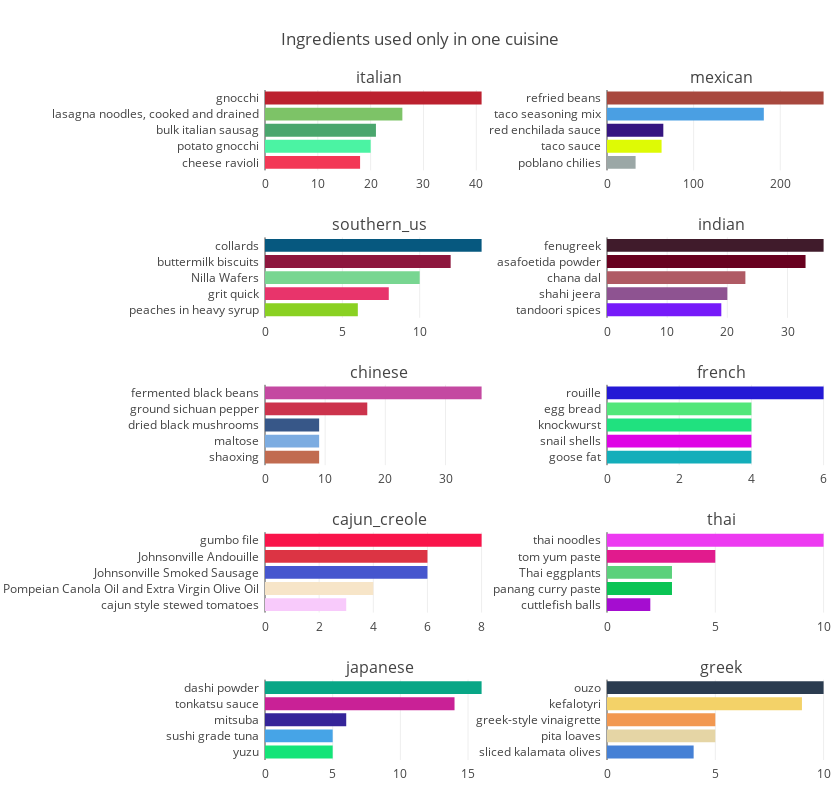

Write notebook code for a chart like this one.
### Code cell
# Визуализация характерных ингредиентов для первых 10 кухонь
labels = [i for i in train_data.cuisine.value_counts().index][0:10]
totalPlot = 10
y = [[item]*2 for item in range(1,10)]
y = list(chain.from_iterable(y))
z = [1,2]*int((totalPlot/2))

fig = tools.make_subplots(rows= 5, cols=2, subplot_titles= labels, 
                          specs = [[{}, {}],[{}, {}],[{}, {}],[{}, {}],[{}, {}]],  
                          horizontal_spacing = 0.20)
traces = []
for i,e in enumerate(labels): 
    cuisinespec = cuisine_unique(e, 5, allingredients)
    trace = go.Bar(
            x = cuisinespec['count'].values[::-1],
            y = cuisinespec['ingredient'].values[::-1],
            orientation = 'h',marker = dict(color = random_colours(5),))
    traces.append(trace)

for t,y,z in zip(traces,y,z):
    fig.append_trace(t, y,z)

    fig['layout'].update(height=800, width=840,
    margin=dict(l=265,r=5,b=40,t=90,pad=5), showlegend=False, title='Ingredients used only in one cuisine')

iplot(fig, filename='horizontal-bar')

### Figure 1 — Plotly figure (JSON) as saved in the notebook; plotly's stock layout.template omitted (floating-point values rounded to 4 significant figures)
{"data": [{"marker": {"color": ["#F33856", "#4BF3A3", "#4AA66D", "#7DC367", "#BC212F"]}, "orientation": "h", "type": "bar", "uid": "4ede32e3-083c-4bea-b196-50bbe17ae4e4", "x": [18, 20, 21, 26, 41], "xaxis": "x", "y": ["cheese ravioli", "potato gnocchi", "bulk italian sausag", "lasagna noodles, cooked and drained", "gnocchi"], "yaxis": "y"}, {"marker": {"color": ["#9BA7A6", "#DEFA05", "#351580", "#4A9FE3", "#A8483E"]}, "orientation": "h", "type": "bar", "uid": "bac38838-e094-4432-b336-248cb1e7f28c", "x": [33, 63, 65, 181, 250], "xaxis": "x2", "y": ["poblano chilies", "taco sauce", "red enchilada sauce", "taco seasoning mix", "refried beans"], "yaxis": "y2"}, {"marker": {"color": ["#8AD122", "#E8346B", "#78D691", "#8D173E", "#06587F"]}, "orientation": "h", "type": "bar", "uid": "b3bf666c-41c8-4054-862f-f49e119e36ec", "x": [6, 8, 10, 12, 14], "xaxis": "x3", "y": ["peaches in heavy syrup", "grit quick", "Nilla Wafers", "buttermilk biscuits", "collards"], "yaxis": "y3"}, {"marker": {"color": ["#761AF9", "#8E5391", "#AF5A64", "#68011F", "#401B2B"]}, "orientation": "h", "type": "bar", "uid": "f917546c-b173-4a06-b9b1-8d5e642649df", "x": [19, 20, 23, 33, 36], "xaxis": "x4", "y": ["tandoori spices", "shahi jeera", "chana dal", "asafoetida powder", "fenugreek"], "yaxis": "y4"}, {"marker": {"color": ["#C16B50", "#7CACE1", "#375788", "#CC334C", "#C449A1"]}, "orientation": "h", "type": "bar", "uid": "230d0bc3-9f00-4977-9e95-e5eb06d87022", "x": [9, 9, 9, 17, 36], "xaxis": "x5", "y": ["shaoxing", "maltose", "dried black mushrooms", "ground sichuan pepper", "fermented black beans"], "yaxis": "y5"}, {"marker": {"color": ["#13AEBA", "#DF03E5", "#20E17F", "#52E77A", "#2419D5"]}, "orientation": "h", "type": "bar", "uid": "847a5596-76f7-4f26-b4d0-2c77b5fa31c9", "x": [4, 4, 4, 4, 6], "xaxis": "x6", "y": ["goose fat", "snail shells", "knockwurst", "egg bread", "rouille"], "yaxis": "y6"}, {"marker": {"color": ["#F8CAFB", "#F7E5C8", "#4656CE", "#DC3444", "#F9144A"]}, "orientation": "h", "type": "bar", "uid": "f7a02e67-2c1a-4974-ad2a-0fdac7b8bc67", "x": [3, 4, 6, 6, 8], "xaxis": "x7", "y": ["cajun style stewed tomatoes", "Pompeian Canola Oil and Extra Virgin Olive Oil", "Johnsonville Smoked Sausage", "Johnsonville Andouille", "gumbo file"], "yaxis": "y7"}, {"marker": {"color": ["#A50DD0", "#0AC454", "#5BD17B", "#E11B8D", "#ED3AF1"]}, "orientation": "h", "type": "bar", "uid": "6bf9e879-9a51-4d05-a1e1-79357a931b7d", "x": [2, 3, 3, 5, 10], "xaxis": "x8", "y": ["cuttlefish balls", "panang curry paste", "Thai eggplants", "tom yum paste", "thai noodles"], "yaxis": "y8"}, {"marker": {"color": ["#14E478", "#46A4E7", "#352499", "#C92196", "#08A686"]}, "orientation": "h", "type": "bar", "uid": "e35d3a3b-5ffb-4eaf-9c14-b52d29d85899", "x": [5, 5, 6, 14, 16], "xaxis": "x9", "y": ["yuzu", "sushi grade tuna", "mitsuba", "tonkatsu sauce", "dashi powder"], "yaxis": "y9"}, {"marker": {"color": ["#4580D5", "#E5D5A5", "#F29850", "#F3D268", "#2B3C50"]}, "orientation": "h", "type": "bar", "uid": "8076efb2-96d5-492a-bfe3-43b962262791", "x": [4, 5, 5, 9, 10], "xaxis": "x10", "y": ["sliced kalamata olives", "pita loaves", "greek-style vinaigrette", "kefalotyri", "ouzo"], "yaxis": "y10"}], "layout": {"annotations": [{"font": {"size": 16}, "showarrow": false, "text": "italian", "x": 0.2, "xanchor": "center", "xref": "paper", "y": 1, "yanchor": "bottom", "yref": "paper"}, {"font": {"size": 16}, "showarrow": false, "text": "mexican", "x": 0.8, "xanchor": "center", "xref": "paper", "y": 1, "yanchor": "bottom", "yref": "paper"}, {"font": {"size": 16}, "showarrow": false, "text": "southern_us", "x": 0.2, "xanchor": "center", "xref": "paper", "y": 0.78, "yanchor": "bottom", "yref": "paper"}, {"font": {"size": 16}, "showarrow": false, "text": "indian", "x": 0.8, "xanchor": "center", "xref": "paper", "y": 0.78, "yanchor": "bottom", "yref": "paper"}, {"font": {"size": 16}, "showarrow": false, "text": "chinese", "x": 0.2, "xanchor": "center", "xref": "paper", "y": 0.56, "yanchor": "bottom", "yref": "paper"}, {"font": {"size": 16}, "showarrow": false, "text": "french", "x": 0.8, "xanchor": "center", "xref": "paper", "y": 0.56, "yanchor": "bottom", "yref": "paper"}, {"font": {"size": 16}, "showarrow": false, "text": "cajun_creole", "x": 0.2, "xanchor": "center", "xref": "paper", "y": 0.34, "yanchor": "bottom", "yref": "paper"}, {"font": {"size": 16}, "showarrow": false, "text": "thai", "x": 0.8, "xanchor": "center", "xref": "paper", "y": 0.34, "yanchor": "bottom", "yref": "paper"}, {"font": {"size": 16}, "showarrow": false, "text": "japanese", "x": 0.2, "xanchor": "center", "xref": "paper", "y": 0.12, "yanchor": "bottom", "yref": "paper"}, {"font": {"size": 16}, "showarrow": false, "text": "greek", "x": 0.8, "xanchor": "center", "xref": "paper", "y": 0.12, "yanchor": "bottom", "yref": "paper"}], "height": 800, "margin": {"b": 40, "l": 265, "pad": 5, "r": 5, "t": 90}, "showlegend": false, "title": {"text": "Ingredients used only in one cuisine"}, "width": 840, "xaxis": {"anchor": "y", "domain": [0, 0.4]}, "xaxis10": {"anchor": "y10", "domain": [0.6, 1]}, "xaxis2": {"anchor": "y2", "domain": [0.6, 1]}, "xaxis3": {"anchor": "y3", "domain": [0, 0.4]}, "xaxis4": {"anchor": "y4", "domain": [0.6, 1]}, "xaxis5": {"anchor": "y5", "domain": [0, 0.4]}, "xaxis6": {"anchor": "y6", "domain": [0.6, 1]}, "xaxis7": {"anchor": "y7", "domain": [0, 0.4]}, "xaxis8": {"anchor": "y8", "domain": [0.6, 1]}, "xaxis9": {"anchor": "y9", "domain": [0, 0.4]}, "yaxis": {"anchor": "x", "domain": [0.88, 1]}, "yaxis10": {"anchor": "x10", "domain": [0, 0.12]}, "yaxis2": {"anchor": "x2", "domain": [0.88, 1]}, "yaxis3": {"anchor": "x3", "domain": [0.66, 0.78]}, "yaxis4": {"anchor": "x4", "domain": [0.66, 0.78]}, "yaxis5": {"anchor": "x5", "domain": [0.44, 0.56]}, "yaxis6": {"anchor": "x6", "domain": [0.44, 0.56]}, "yaxis7": {"anchor": "x7", "domain": [0.22, 0.34]}, "yaxis8": {"anchor": "x8", "domain": [0.22, 0.34]}, "yaxis9": {"anchor": "x9", "domain": [0, 0.12]}}}
